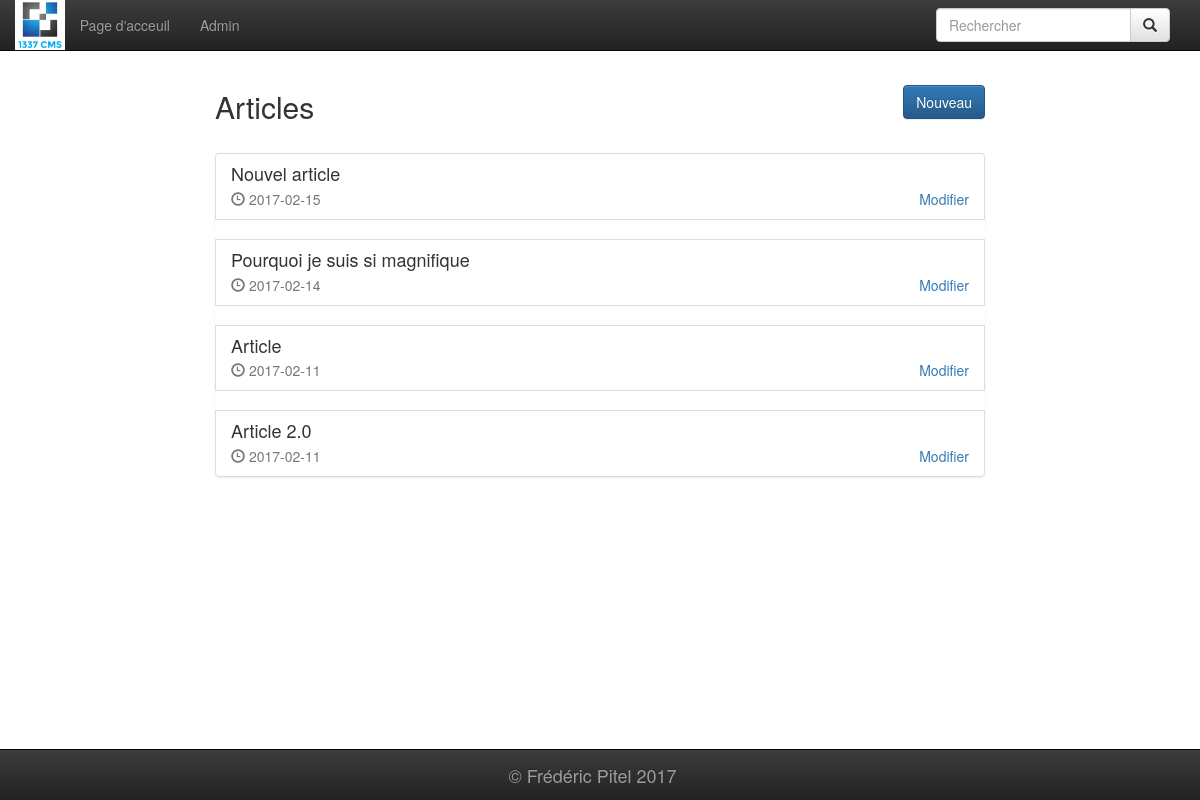
The app's page /admin, older data.
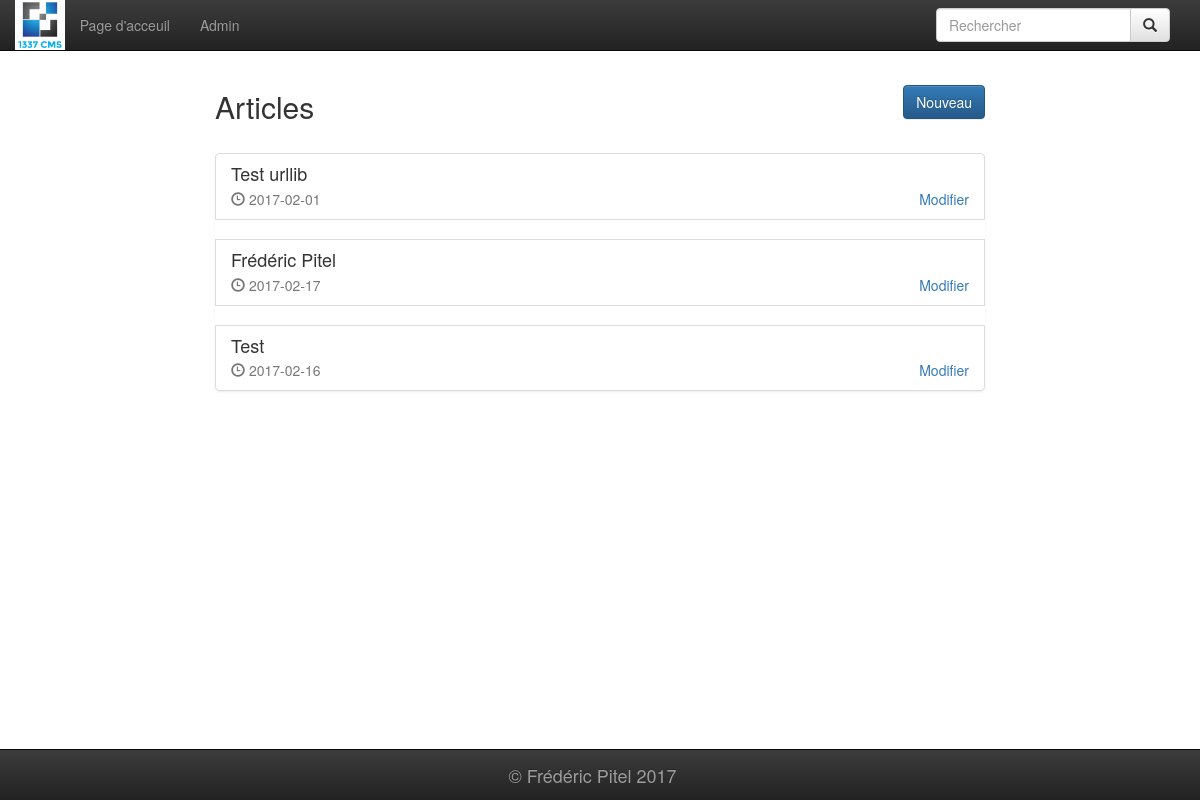
The same page, newer data.
### tables this page shows
CREATE TABLE article (
  id integer primary key,
  titre varchar(100),
  identifiant varchar(50),
  auteur varchar(100),
  date_publication text,
  paragraphe varchar(500)
);

### index.py (the view)
@app.route('/admin')
def admin():
    articles = get_db().get_all_articles()
    return render_template('admin.html',
                           articles=articles)

### database.py (called while the page is built)
    def get_connection(self):
        if self.connection is None:
            self.connection = sqlite3.connect(PATH_TO_DB)
        return self.connection

    def disconnect(self):
        if self.connection is not None:
            self.connection.close()

    def get_all_articles(self):
        cursor = self.get_connection().cursor()
        cursor.execute("SELECT * FROM article;")
        return [Article(row) for row in cursor.fetchall()]

### index.py (called while the page is built)
def get_db():
    db = getattr(g, '_database', None)
    if db is None:
        g._database = Database()
    return g._database

@app.teardown_appcontext
def close_connection(exception):
    db = getattr(g, '_database', None)
    if db is not None:
        db.disconnect()

### templates/admin.html
{% extends "wrapper.html" %}
{% block content %}
    <div class="row vertical-center">
        <h2 class="col-md-6">Articles</h2>
        <div class="col-md-6 text-right">
            <a href="/admin_nouveau" type="submit" class="btn btn-primary">Nouveau</a>
        </div>
    </div><br/>
    {% if not articles %}
        <h3>Aucun article.</h3>
    {% else %}
        <ul class="list-group">
            {% for article in articles %}
                <li class="list-group-item">
                    <h4 class="list-group-item-heading">{{ article.titre }}</h4>
                    <div class="row text-muted">
                        <div class="col-md-6"><span class="glyphicon glyphicon-time"></span> {{ article.date }}</div>
                        <a href="/modifier/{{ article.identifiant }}" class="col-md-6 text-right">Modifier</a>
                    </div>
                </li>
                {% if not loop.last %}
                    <br/>
                {% endif %}
            {% endfor %}
        </ul>
    {% endif %}
{% endblock %}

Row changes from the older to the newer data that the page shows:
removed article: titre "Pourquoi je suis si magnifique", date "2017-02-14"
removed article: titre "Article 2.0", date "2017-02-11"
changed article: titre "Nouvel article" → "Test urllib"; date "2017-02-15" → "2017-02-01"
added article: titre "Frédéric Pitel", date "2017-02-17"
changed article: titre "Article" → "Test"; date "2017-02-11" → "2017-02-16"
